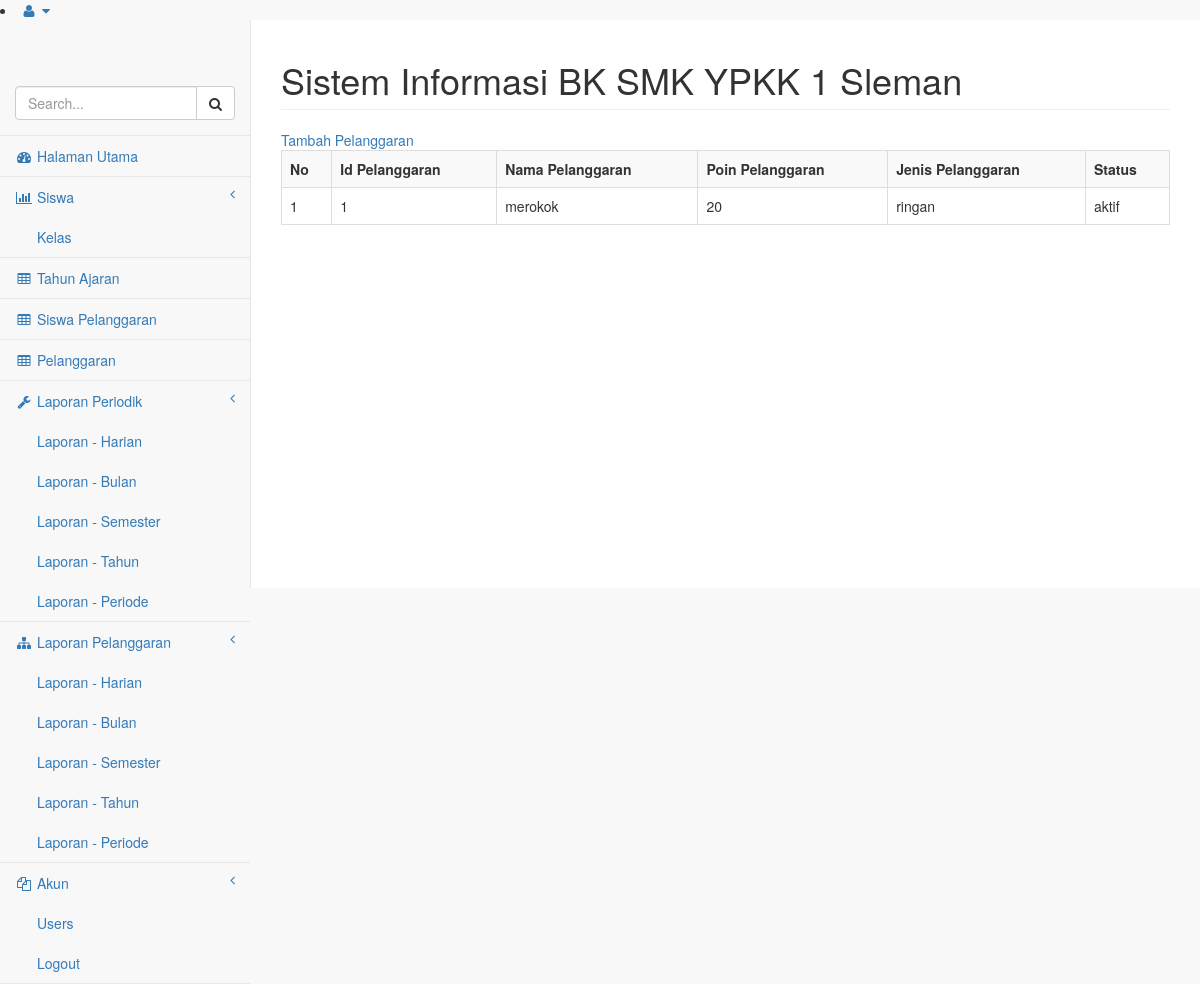
Screenshot of /pages/index.php?page=pelanggaran with the database file from the repository.
### tables this page shows
CREATE TABLE `pelanggaran` (
  `id_pelanggaran` int(11) NOT NULL AUTO_INCREMENT,
  `nama_pelanggaran` text NOT NULL,
  `point_pelanggaran` double NOT NULL,
  `id_jenis_pelanggaran` int(11) NOT NULL,
  `status` enum('aktif','tidak aktif') NOT NULL,
  PRIMARY KEY (`id_pelanggaran`),
  KEY `id_jenis_pelanggaran` (`id_jenis_pelanggaran`),
  CONSTRAINT `pelanggaran_ibfk_1` FOREIGN KEY (`id_jenis_pelanggaran`) REFERENCES `jenis_pelanggaran` (`id_jenis_pelanggaran`) ON UPDATE CASCADE
);

CREATE TABLE `jenis_pelanggaran` (
  `id_jenis_pelanggaran` int(11) NOT NULL AUTO_INCREMENT,
  `nama_jenis_pelanggaran` enum('ringan','sedang','berat') NOT NULL,
  `status` enum('aktif','tidak aktif') NOT NULL,
  PRIMARY KEY (`id_jenis_pelanggaran`)
);

### pages/pelanggaran.php (the view, shortened to what this page needs)
<!DOCTYPE html PUBLIC "-//W3C//DTD XHTML 1.0 Transitional//EN" "http://www.w3.org/TR/xhtml1/DTD/xhtml1-transitional.dtd">
<html xmlns="http://www.w3.org/1999/xhtml">
<head>
</head>
<body>
<?php
$query = mysql_query("SELECT
    `pelanggaran`.`id_pelanggaran`
    , `pelanggaran`.`nama_pelanggaran`
    , `pelanggaran`.`point_pelanggaran`
    , `jenis_pelanggaran`.`nama_jenis_pelanggaran`
    , `pelanggaran`.`status`
   FROM `bk_smk`.`pelanggaran`
    Left JOIN `bk_smk`.`jenis_pelanggaran`
        ON (pelanggaran.id_jenis_pelanggaran = jenis_pelanggaran.id_jenis_pelanggaran) order BY jenis_pelanggaran.nama_jenis_pelanggaran");
    ?>
<a href="index.php?page=pelanggaran_add">Tambah Pelanggaran</a>
<table class="table table-striped table-bordered table-hover" >
  <tr>
    <th scope="col">No</th>
    <th scope="col">Id Pelanggaran</th>
    <th scope="col">Nama Pelanggaran</th>
    <th scope="col">Poin Pelanggaran</th>
    <th scope="col">Jenis Pelanggaran</th>
    <th scope="col">Status</th>
  </tr>
  <?php
  $no=1;
  while($data=mysql_fetch_array($query)){
	  $id_pelanggaran=$data['id_pelanggaran'];
    $nama_pelanggaran=$data['nama_pelanggaran'];
	  $poin_pelanggaran=$data['point_pelanggaran'];
    $nama_jenis_pelanggaran=$data['nama_jenis_pelanggaran'];
    $status=$data['status'];
  ?>
  <tr>
    <td><?php echo $no ?></td>
    <td><?php echo $id_pelanggaran ?></td>
    <td><?php echo $nama_pelanggaran ?></td>
    <td><?php echo $poin_pelanggaran ?></td>
    <td><?php echo $nama_jenis_pelanggaran ?></td>
    <td><?php echo $status ?></td>
  </tr>
  <?php
  $no++;}
  ?>
</table>
</body>
</html>

### rows the page displays
pelanggaran: id_pelanggaran "1", nama_pelanggaran "merokok", point_pelanggaran "20", id_jenis_pelanggaran.nama_jenis_pelanggaran "ringan", status "aktif"
